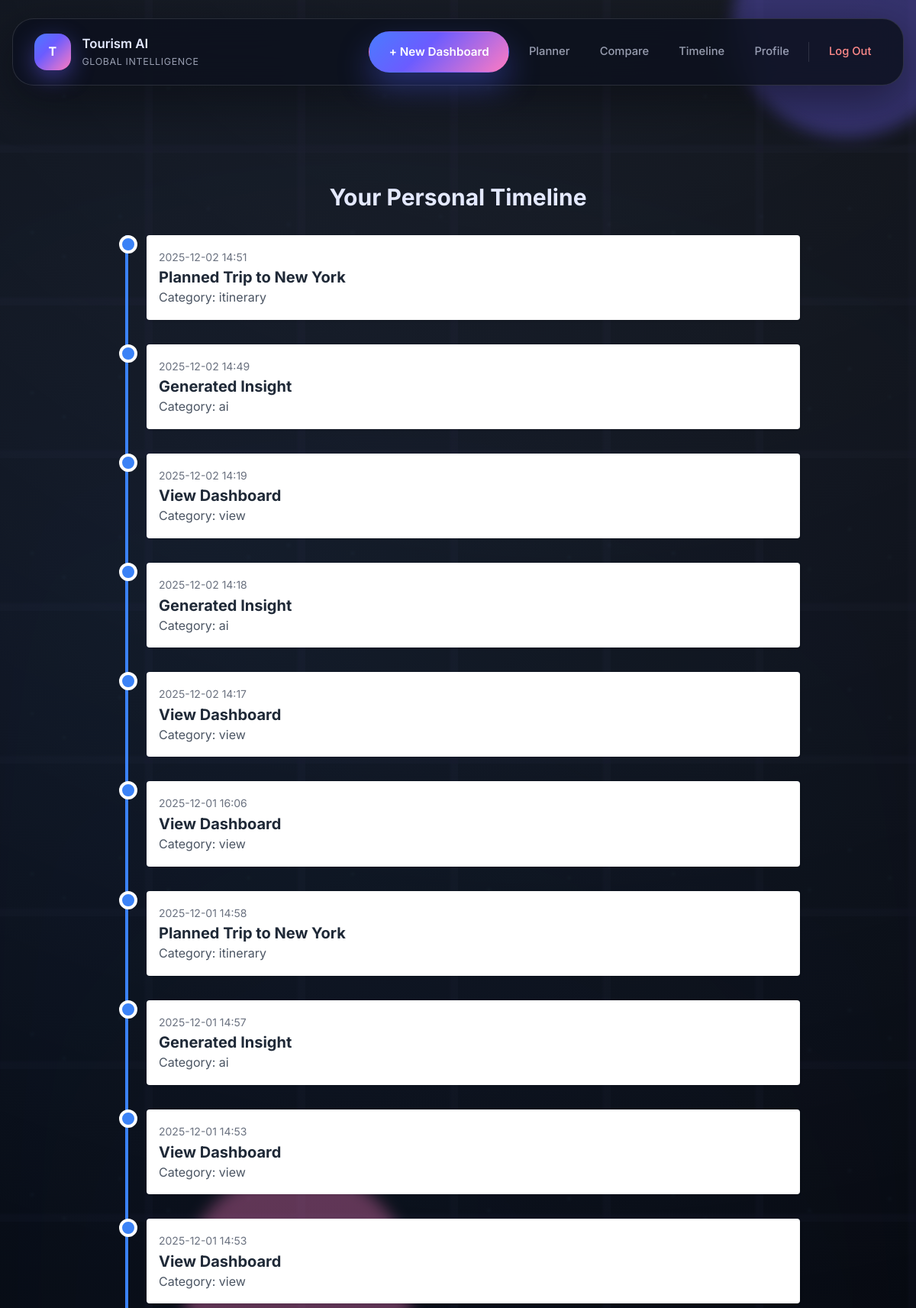
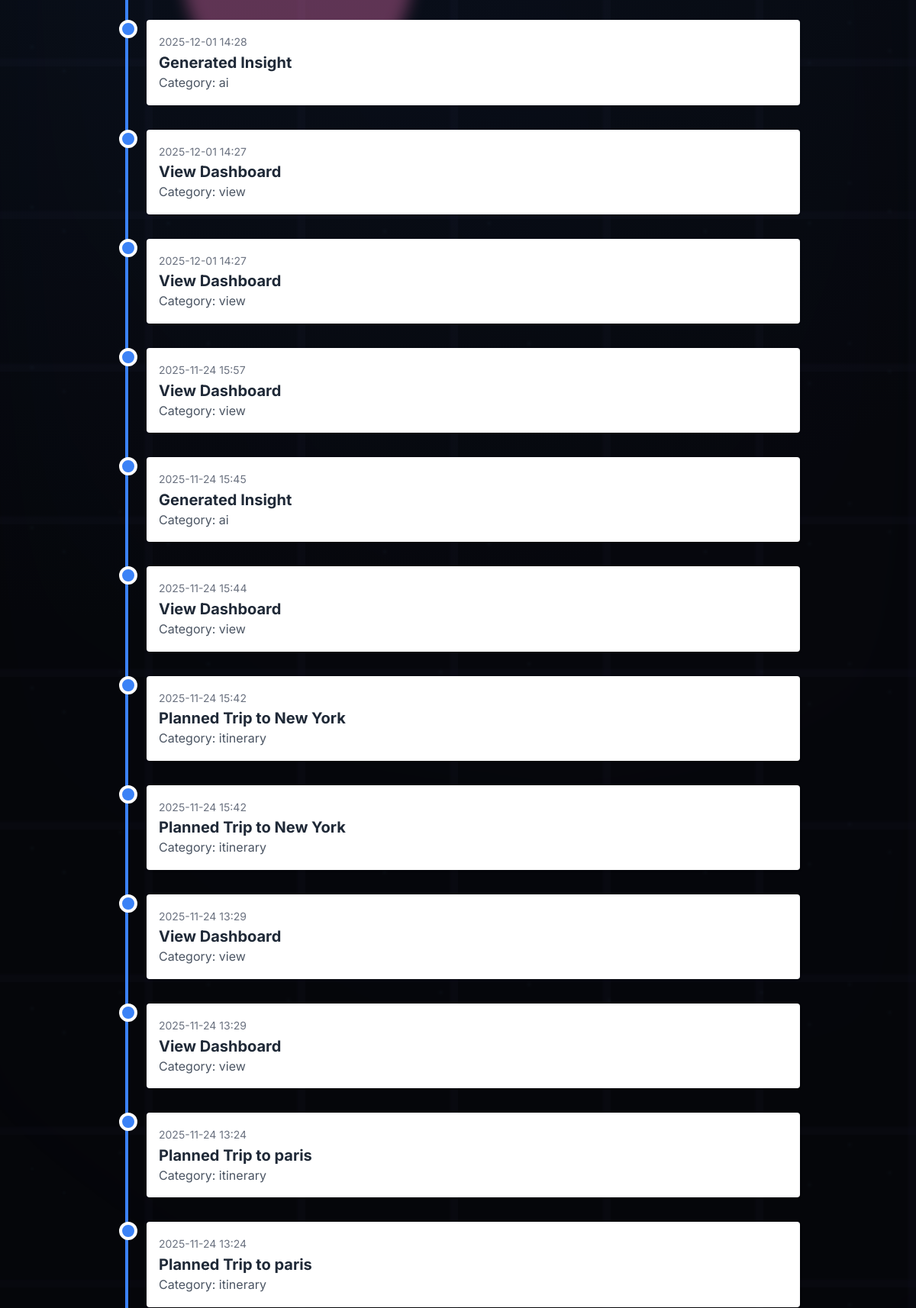
Page /timeline (signed in, upper part) on the committed database (2 pictures, top to bottom).
### project/models/dashboard.py (models this page shows)
class Timeline(db.Model):
    __tablename__ = 'timeline'
    id = db.Column(db.Integer, primary_key=True)
    user_id = db.Column(db.Integer, db.ForeignKey('users.id'))
    action = db.Column(db.String(128)) # View Dashboard, Earned Badge, etc.
    category = db.Column(db.String(50))
    timestamp = db.Column(db.DateTime, default=datetime.utcnow)
    metadata_json = db.Column(db.Text) # Store extra details like dashboard_id in JSON

### project/routes/main.py (the view)
@main.route('/timeline')
@login_required
def timeline():
    events = current_user.timeline_events.order_by(Timeline.timestamp.desc()).all()
    return render_template('timeline.html', events=events)

### project/app.py (called while the page is built)
def create_app(config_class=Config):
    app = Flask(__name__)
    app.config.from_object(config_class)
    db.init_app(app)
    migrate.init_app(app, db)
    login_manager.init_app(app)
    jwt.init_app(app)
    mail.init_app(app)
    socketio.init_app(app)
    cors.init_app(app)
    app.register_blueprint(auth)
    app.register_blueprint(main)
    app.register_blueprint(api)
    @login_manager.user_loader
    def load_user(user_id):
        return User.query.get(int(user_id))
    return app

### project/templates/timeline.html
{% extends "base.html" %}
{% block content %}
<div class="max-w-4xl mx-auto">
    <h2 class="text-3xl font-bold mb-8 text-center">Your Personal Timeline</h2>
    <div class="relative border-l-4 border-blue-500 ml-3">
        {% for event in events %}
        <div class="mb-8 ml-6">
            <div class="absolute -left-3 bg-blue-500 h-6 w-6 rounded-full border-4 border-white"></div>
            <div class="bg-white p-4 rounded shadow">
                <span class="text-sm text-gray-500">{{ event.timestamp.strftime('%Y-%m-%d %H:%M') }}</span>
                <h3 class="text-xl font-bold text-gray-800">{{ event.action }}</h3>
                <p class="text-gray-600">Category: {{ event.category }}</p>
            </div>
        </div>
        {% endfor %}
    </div>
</div>
{% endblock %}

### project/static/css/style.css (style rules this page uses)
:root { --bg: #05060a; --surface: rgba(8, 11, 20, 0.75); --glass: rgba(20, 24, 35, 0.68); --border: rgba(255, 255, 255, 0.12); --accent: #5ad1ff; --accent-2: #7c6dfa; --accent-3: #47e6b6; --text: #e4e9ff; --muted: rgba(228, 233, 255, 0.65); --shadow: 0 20px 60px rgba(5, 6, 10, 0.45); --radius-lg: 28px; --radius-md: 20px; --radius-sm: 14px; --gradient: linear-gradient(135deg, #4a7bff 0%, #6b5cff 40%, #ff7bc2 100%); --gradient-soft: linear-gradient(140deg, rgba(90, 209, 255, 0.18), rgba(124, 109, 250, 0.22)); --blur: blur(26px); }
*, *::before, *::after { box-sizing: border-box; }
body.site-body { margin: 0; min-height: 100vh; background: radial-gradient(circle at 20% 20%, #0b1323, #05060a 55%); color: var(--text); font-family: "Inter", "Poppins", -apple-system, BlinkMacSystemFont, sans-serif; line-height: 1.6; overflow-x: hidden; }

### rows in the picture
Timeline: timestamp "2025-12-02 14:51", action "Planned Trip to New York", category "itinerary"
Timeline: timestamp "2025-12-02 14:49", action "Generated Insight", category "ai"
Timeline: timestamp "2025-12-02 14:19", action "View Dashboard", category "view"
Timeline: timestamp "2025-12-02 14:18", action "Generated Insight", category "ai"
Timeline: timestamp "2025-12-02 14:17", action "View Dashboard", category "view"
Timeline: timestamp "2025-12-01 16:06", action "View Dashboard", category "view"
Timeline: timestamp "2025-12-01 14:58", action "Planned Trip to New York", category "itinerary"
Timeline: timestamp "2025-12-01 14:57", action "Generated Insight", category "ai"
Timeline: timestamp "2025-12-01 14:53", action "View Dashboard", category "view"
Timeline: timestamp "2025-12-01 14:53", action "View Dashboard", category "view"
Timeline: timestamp "2025-12-01 14:28", action "Generated Insight", category "ai"
Timeline: timestamp "2025-12-01 14:27", action "View Dashboard", category "view"
Timeline: timestamp "2025-12-01 14:27", action "View Dashboard", category "view"
Timeline: timestamp "2025-11-24 15:57", action "View Dashboard", category "view"
Timeline: timestamp "2025-11-24 15:45", action "Generated Insight", category "ai"
Timeline: timestamp "2025-11-24 15:44", action "View Dashboard", category "view"
Timeline: timestamp "2025-11-24 15:42", action "Planned Trip to New York", category "itinerary"
Timeline: timestamp "2025-11-24 15:42", action "Planned Trip to New York", category "itinerary"
Timeline: timestamp "2025-11-24 13:29", action "View Dashboard", category "view"
Timeline: timestamp "2025-11-24 13:29", action "View Dashboard", category "view"
Timeline: timestamp "2025-11-24 13:24", action "Planned Trip to paris", category "itinerary"
Timeline: timestamp "2025-11-24 13:24", action "Planned Trip to paris", category "itinerary"
